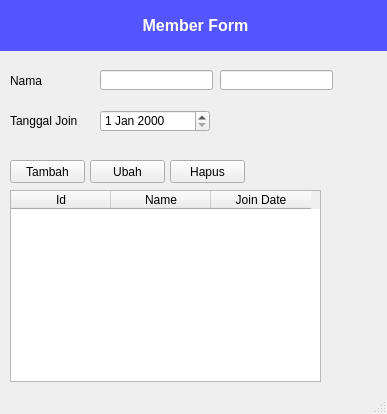
<?xml version="1.0" encoding="UTF-8"?>
<ui version="4.0">
 <class>MainWindow</class>
 <widget class="QMainWindow" name="MainWindow">
  <property name="geometry">
   <rect>
    <x>0</x>
    <y>0</y>
    <width>387</width>
    <height>414</height>
   </rect>
  </property>
  <property name="windowTitle">
   <string>MainWindow</string>
  </property>
  <widget class="QWidget" name="centralwidget">
   <widget class="QLabel" name="label">
    <property name="geometry">
     <rect>
      <x>0</x>
      <y>0</y>
      <width>391</width>
      <height>51</height>
     </rect>
    </property>
    <property name="styleSheet">
     <string notr="true">background-color: rgb(85, 85, 255);
color: rgb(255, 255, 255);</string>
    </property>
    <property name="text">
     <string>&lt;html&gt;&lt;head/&gt;&lt;body&gt;&lt;p align=&quot;center&quot;&gt;&lt;span style=&quot; font-size:12pt; font-weight:600;&quot;&gt;Member Form&lt;/span&gt;&lt;/p&gt;&lt;/body&gt;&lt;/html&gt;</string>
    </property>
   </widget>
   <widget class="QLabel" name="label_2">
    <property name="geometry">
     <rect>
      <x>10</x>
      <y>50</y>
      <width>101</width>
      <height>61</height>
     </rect>
    </property>
    <property name="text">
     <string>Nama</string>
    </property>
   </widget>
   <widget class="QLabel" name="label_3">
    <property name="geometry">
     <rect>
      <x>10</x>
      <y>100</y>
      <width>101</width>
      <height>41</height>
     </rect>
    </property>
    <property name="text">
     <string>Tanggal Join</string>
    </property>
   </widget>
   <widget class="QPushButton" name="btnAdd">
    <property name="geometry">
     <rect>
      <x>10</x>
      <y>160</y>
      <width>75</width>
      <height>23</height>
     </rect>
    </property>
    <property name="text">
     <string>Tambah</string>
    </property>
   </widget>
   <widget class="QLineEdit" name="editNama">
    <property name="geometry">
     <rect>
      <x>100</x>
      <y>70</y>
      <width>113</width>
      <height>20</height>
     </rect>
    </property>
   </widget>
   <widget class="QDateEdit" name="editTanggalJoin">
    <property name="geometry">
     <rect>
      <x>100</x>
      <y>110</y>
      <width>110</width>
      <height>22</height>
     </rect>
    </property>
   </widget>
   <widget class="QPushButton" name="btnPerbarui">
    <property name="geometry">
     <rect>
      <x>90</x>
      <y>160</y>
      <width>75</width>
      <height>23</height>
     </rect>
    </property>
    <property name="text">
     <string>Ubah</string>
    </property>
   </widget>
   <widget class="QPushButton" name="btnHapus">
    <property name="geometry">
     <rect>
      <x>170</x>
      <y>160</y>
      <width>75</width>
      <height>23</height>
     </rect>
    </property>
    <property name="text">
     <string>Hapus</string>
    </property>
   </widget>
   <widget class="QTableWidget" name="tabelMember">
    <property name="geometry">
     <rect>
      <x>10</x>
      <y>190</y>
      <width>311</width>
      <height>192</height>
     </rect>
    </property>
    <property name="editTriggers">
     <set>QAbstractItemView::NoEditTriggers</set>
    </property>
    <property name="selectionMode">
     <enum>QAbstractItemView::SingleSelection</enum>
    </property>
    <property name="selectionBehavior">
     <enum>QAbstractItemView::SelectRows</enum>
    </property>
    <column>
     <property name="text">
      <string>Id</string>
     </property>
    </column>
    <column>
     <property name="text">
      <string>Name</string>
     </property>
    </column>
    <column>
     <property name="text">
      <string>Join Date</string>
     </property>
    </column>
   </widget>
   <widget class="QLineEdit" name="editID">
    <property name="geometry">
     <rect>
      <x>220</x>
      <y>70</y>
      <width>113</width>
      <height>20</height>
     </rect>
    </property>
   </widget>
  </widget>
  <widget class="QStatusBar" name="statusbar"/>
 </widget>
 <resources/>
 <connections/>
</ui>
